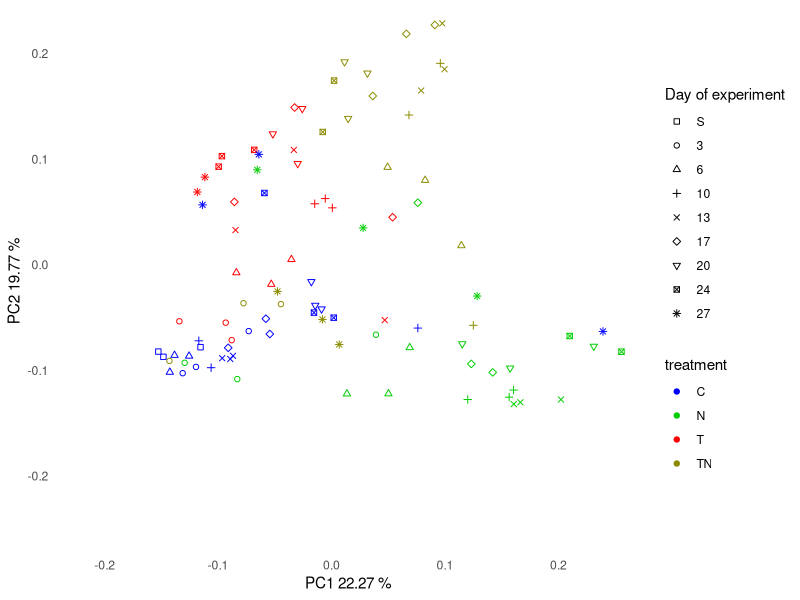
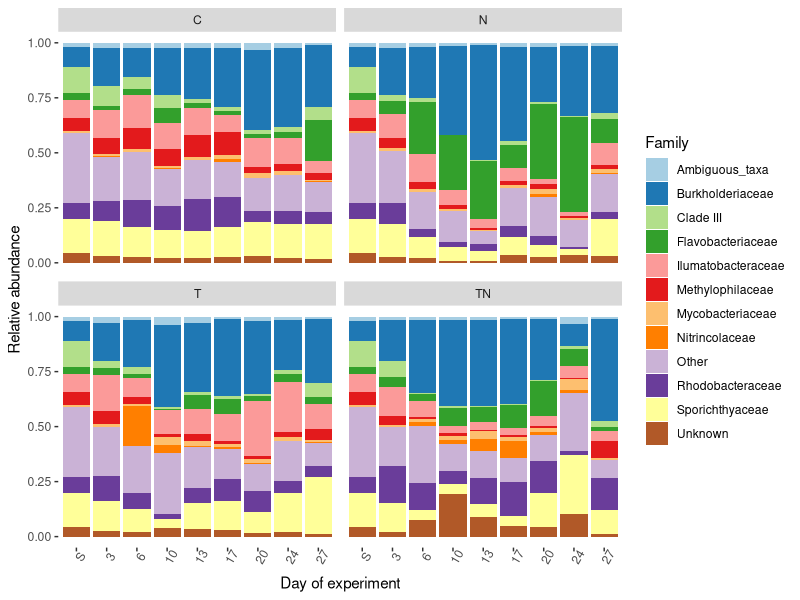
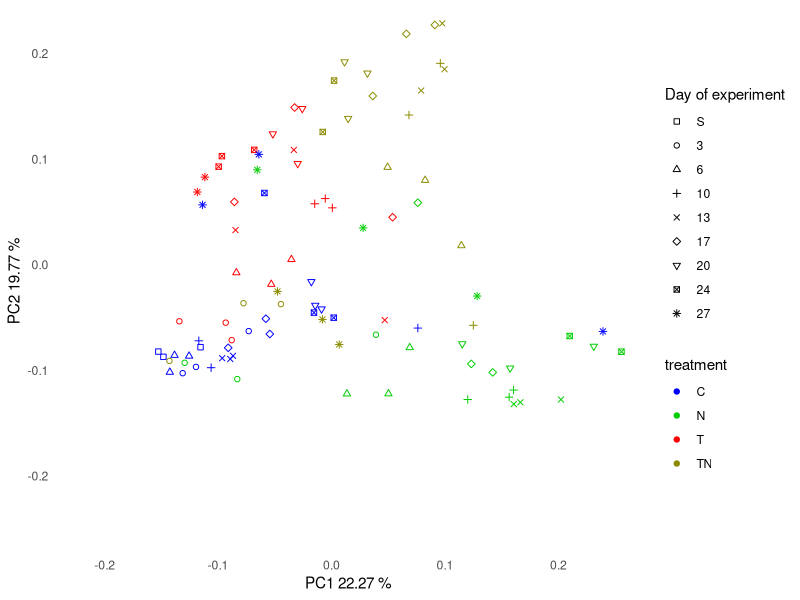
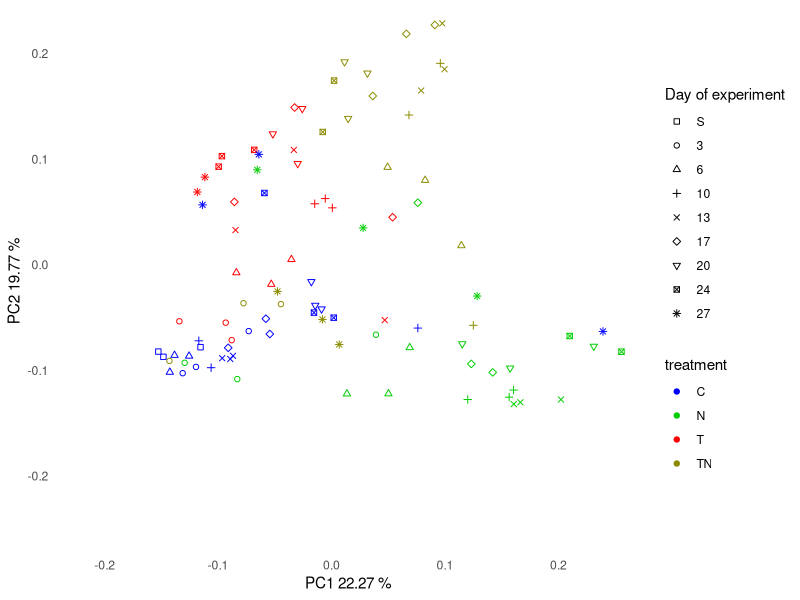
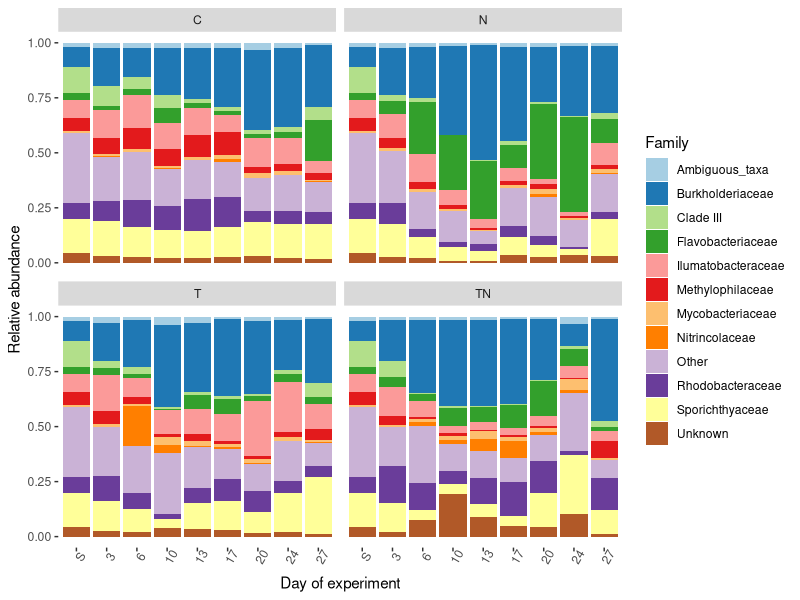

The R source for these figures, in order: (Note: this script raises an error after producing the figures.)
## ---- chunk 1
knitr::opts_chunk$set(echo = TRUE, warning = FALSE, message = F)
## ---- chunk 2
library(tidyverse)
library(vegan)
library(RColorBrewer)
library(pheatmap)
library(Hmisc)
library(grid)
## ---- chunk 3
GEOM_COL_COLOURS = c(
  RColorBrewer::brewer.pal(12, name = 'Paired')) # Setting colour scheme vector.
## ---- chunk 4
taxonomy <- read_tsv("../data/taxonomy.tsv") %>%
  separate(Taxon, c("domain", "phylum", "class", "order","family","genus","species"), sep =";") %>%
  replace_na(list(phylum = "Unknown", class = "Unknown", order = "Unknown", family = "Unknown", genus = "JUnknown", species = "Unknown")) %>%
  rename("Feature_ID" = "Feature ID") 
  
#Removing prefix in taxnomy names
taxonomy$domain <- gsub("D_[0-9]__","", taxonomy$domain)
taxonomy$phylum <- gsub("D_[0-9]__","", taxonomy$phylum)
taxonomy$class <- gsub("D_[0-9]__","", taxonomy$class)
taxonomy$order <- gsub("D_[0-9]__","", taxonomy$order)
taxonomy$family <- gsub("D_[0-9]__","", taxonomy$family)
taxonomy$genus <- gsub("D_[0-9]__","", taxonomy$genus)
taxonomy$species <- gsub("D_[0-9]__","", taxonomy$species)

#Filtering out chloroplasts and mitochondria
taxonomy <- taxonomy %>% 
            filter(order != "Chloroplast" & family != "Mitochondria") %>%
            mutate(ASV = paste0("ASV",row_number()))


abs_abu <- read_tsv("../data/feature-table.tsv") %>%
  gather(sample, abundance, 2:ncol(.)) %>% #Creating a long format instead of wide
  rename("Feature_ID" = "OTU ID") %>% # Renaming
  inner_join(taxonomy, by = "Feature_ID")  %>% #joining in taxonomic information
  filter(order != "Chloroplast" & family != "Mitochondria") %>% 
  select(Feature_ID, sample, abundance)

#Days : 0, 3, 6, 10, 13, 17, 20, 24, 27
sample_key <- read_tsv("../data/sample_key.tsv") %>%
  separate(replicate, c("treatment", "replicate"), sep = -1) 
  
sample_key$treatment <- sub(2,"", sample_key$treatment)

#Reading in the file and matching the names
mu <- read_tsv("../data/mu.tsv") %>%
  rename(timepoint = "Sampling", treatment = "Treatment", replicate = "Replicate") %>%
  mutate(timepoint = str_replace(timepoint, "^","T"), 
         tre_rep = paste(timepoint, treatment, replicate, sep = ""))

#Respiration values and creating common variable to join in other df (tre_rep)
Rm <- read_tsv("../data/Rm_values.tsv") %>%
   mutate(tre_rep = paste(timepoint, treatment, replicate, sep = "")) 
## ---- chunk 5
pca <- decostand(
as.matrix(
  abs_abu %>%
  inner_join(sample_key, by = "sample") %>%
  mutate(tre_rep = paste(timepoint, treatment, replicate, sep = "")) %>%
  #group_by(tre_rep) %>%
  #mutate(relab = abundance/sum(abundance)) %>% #Relative abundance not used due to hellinger.
  #ungroup() %>%
  select(Feature_ID, tre_rep, abundance) %>%
  spread(Feature_ID, abundance, fill = 0) %>%
  column_to_rownames("tre_rep")
), method = "hellinger"
) %>%
  vegan::rda()

eigenvalues <- as.data.frame(pca$CA$eig) %>%
    rownames_to_column("PC_axes") %>%
    rename(eigenvalues = "pca$CA$eig") %>%
    mutate(eigenvalues_variation_explained = (eigenvalues/sum(eigenvalues) * 100))

#Shape legend
shapes = c(0,1,2,3,4,5,6,7,8)

#Running and plotting PCA
as.data.frame(pca$CA$u) %>%
  rownames_to_column("tre_rep") %>%
  inner_join(sample_key %>% mutate(tre_rep = paste(timepoint, treatment, replicate, sep = "")), by = "tre_rep") %>%
  mutate(day = case_when(
                      timepoint == "T0" ~ "S",
                      timepoint == "T1" ~ "3",
                      timepoint == "T2" ~ "6",
                      timepoint == "T3" ~ "10",
                      timepoint == "T4" ~ "13",
                      timepoint == "T5" ~ "17",
                      timepoint == "T6" ~ "20",
                      timepoint == "T7" ~ "24",
                      timepoint == "T8" ~ "27",
                      TRUE ~ ""
  )) %>% 
    mutate(day = fct_relevel(day,
                             "S","3","6","10","13","17","20","24","27")
           ) %>% 
  ggplot(mapping = aes(x = PC1, y = PC2)) +
  geom_point(aes(shape = day, colour = treatment)) +
   xlab(paste("PC1", round(eigenvalues$eigenvalues_variation_explained[1], digits = 2),"%", sep = " ")) +
    ylab(paste("PC2", round(eigenvalues$eigenvalues_variation_explained[2], digits = 2),"%", sep = " ")) +
  coord_cartesian(xlim = c(-0.22, 0.25), ylim= c(-0.25, 0.22)) +
  scale_colour_manual(values = c("blue","green3","red","yellow4")) +
   scale_shape_manual("Day of experiment", values=shapes) +
   theme_minimal() +
     theme(panel.grid = element_blank()) 
  
ggsave("../results/hell_counts_PCA.pdf") 
ggsave("../results/hell_counts_PCA.png")
  
## ---- chunk 6
top12 <- abs_abu %>%
  inner_join(sample_key, by = "sample") %>%
  mutate(tre_rep = paste(timepoint, treatment, replicate, sep = "")) %>%
  group_by(tre_rep) %>%
  mutate(relab = abundance/sum(abundance)) %>%
  ungroup() %>% # 869376 rows
  inner_join(taxonomy, by = "Feature_ID")  %>%# 869376 rows
  group_by(family) %>%
  summarise(sum_relab = sum(relab)) %>%
  ungroup() %>%
  arrange(desc(sum_relab)) %>%
  slice(1:12) %>%
  .$family

# Removing the uncultured category, so that it ends up in the "other" category later
top12 = top12[-10] 

#Creating a separate dataframe for Timepoint zero to append, as it is only present in one treatment.
T0 <- abs_abu %>%
  inner_join(sample_key, by = "sample") %>%
  mutate(tre_rep = paste(timepoint, treatment, replicate, sep = "")) %>%
  group_by(tre_rep) %>%
  mutate(relab = abundance/sum(abundance)) %>%
  ungroup() %>% # 869376 rows
  group_by(timepoint, treatment, Feature_ID) %>%
  summarise(relab = mean(relab)) %>%
  ungroup() %>%
  inner_join(taxonomy, by = "Feature_ID")  %>% # 869376 rows
  #mutate(new_phylum = ifelse(grepl("Proteobacteria", phylum), paste0(class, sep = ""), paste0(phylum))) %>%
  mutate(Group = ifelse(family %in% top12, paste0(family), "Other")) %>%
  group_by(timepoint, treatment, Group) %>%
  summarise(sum_relab = sum(relab)) %>%
  ungroup() %>%
  filter(timepoint == "T0")

#All together
abs_abu %>%
  inner_join(sample_key, by = "sample") %>%
  mutate(tre_rep = paste(timepoint, treatment, replicate, sep = "")) %>%
  group_by(tre_rep) %>%
  mutate(relab = abundance/sum(abundance)) %>%
  ungroup() %>% # 869376 rows
  group_by(timepoint, treatment, Feature_ID) %>%
  summarise(relab = mean(relab)) %>%
  ungroup() %>%
  inner_join(taxonomy, by = "Feature_ID")  %>% # 869376 rows
  mutate(Group = ifelse(family %in% top12, paste0(family), "Other")) %>%
  group_by(timepoint, treatment, Group) %>%
  summarise(sum_relab = sum(relab)) %>%
  ungroup() %>%
  rbind(.,T0 %>% mutate(treatment = str_replace(treatment, "C","N"))) %>% #Adding timepoint0 to all other treaments
  rbind(.,T0 %>% mutate(treatment = str_replace(treatment, "C","T"))) %>%
  rbind(.,T0 %>% mutate(treatment = str_replace(treatment, "C","TN"))) %>% #407 rows
  mutate(day = ifelse(grepl("T0",timepoint),"S",   #Mutating in the day variable and ordering the days as factors
                ifelse(grepl("T1",timepoint),"3", 
                ifelse(grepl("T2", timepoint),"6",
                ifelse(grepl("T3",timepoint),"10",
                ifelse(grepl("T4",timepoint),"13",
                ifelse(grepl("T5",timepoint),"17",
                ifelse(grepl("T6", timepoint),"20",
                ifelse(grepl("T7", timepoint),"24","27"))))))))) %>%
  mutate(day = factor(day, levels = c("S","3","6","10","13","17","20","24","27"))) %>%
  ggplot(mapping = aes(x = day, y =sum_relab, fill = fct_relevel(Group, "other", after = 12))) +
  geom_col() +
  facet_wrap(~ treatment) +
  theme(axis.text.x = element_text(angle = 60), panel.background = element_blank()) +
  scale_fill_manual('Family', values = GEOM_COL_COLOURS) +
  ylab("Relative abundance") +
  xlab("Day of experiment") 
ggsave("../results/family_treatment_overview.pdf")
## ---- chunk 7
com_mat.hellinger <- decostand(as.matrix(
    abs_abu %>%
    inner_join(sample_key, by = "sample") %>%
    mutate(tre_rep = paste(timepoint, treatment, replicate, sep = "")) %>%
    #group_by(tre_rep) %>%
    #mutate(relab = abundance/sum(abundance)) %>%
    #ungroup() %>%
    filter(timepoint != "T0") %>%
    group_by(Feature_ID) %>%
    filter(abundance > 0) %>%
    ungroup() %>%
    semi_join(Rm %>% select(tre_rep, Rm_Rsb), by = "tre_rep") %>% #Reducing the data to only RM-included timepoints
    select(Feature_ID,tre_rep, abundance) %>%
    spread(Feature_ID, abundance, fill = 0) %>%
    column_to_rownames("tre_rep")
  ),
  method = "hellinger")

com_mat.hellinger.bray <- vegdist(com_mat.hellinger, method = "bray")

explanatory_df <- abs_abu %>%
  inner_join(sample_key, by = "sample") %>%
  mutate(tre_rep = paste(timepoint, treatment, replicate, sep = "")) %>%
  group_by(tre_rep) %>%
  mutate(relab = abundance/sum(abundance)) %>%
  ungroup() %>%
   filter(timepoint != "T0") %>%
   group_by(Feature_ID) %>%
    filter(relab > 0) %>%
    ungroup() %>%
  select(Feature_ID,tre_rep, relab, treatment) %>%
  spread(Feature_ID, relab, fill = 0) %>%
  select(tre_rep, treatment) %>%
  inner_join(Rm %>% select(Rm_Rsb, tre_rep), by = "tre_rep") 

com_mat.ado <-adonis(formula = com_mat.hellinger ~ treatment, data = explanatory_df, method = "bray")

com_mat.ado

#Function to do PERMANOVA for all treatments easy

treat_ado <- function(i,j) {

com_mat.hellinger <- decostand(as.matrix(
    abs_abu %>%
    inner_join(sample_key, by = "sample") %>%
    mutate(tre_rep = paste(timepoint, treatment, replicate, sep = "")) %>%
    #group_by(tre_rep) %>%
    #mutate(relab = abundance/sum(abundance)) %>%
    #ungroup() %>%
    filter(timepoint != "T0") %>%
    filter(treatment %in% c(i,j)) %>%
    group_by(Feature_ID) %>%
    filter(abundance > 0) %>%
    ungroup() %>%
    semi_join(Rm %>% select(tre_rep, Rm_Rsb), by = "tre_rep") %>% #Reducing the data to only RM-included timepoints
    select(Feature_ID,tre_rep, abundance) %>%
    spread(Feature_ID, abundance, fill = 0) %>%
    column_to_rownames("tre_rep")
  ),
  method = "hellinger")

com_mat.hellinger.bray <- vegdist(com_mat.hellinger, method = "bray")

explanatory_df <- abs_abu %>%
  inner_join(sample_key, by = "sample") %>%
  mutate(tre_rep = paste(timepoint, treatment, replicate, sep = "")) %>%
  group_by(tre_rep) %>%
  mutate(relab = abundance/sum(abundance)) %>%
  ungroup() %>%
   filter(timepoint != "T0") %>%
   group_by(Feature_ID) %>%
    filter(relab > 0) %>%
    ungroup() %>%
  select(Feature_ID,tre_rep, relab, treatment) %>%
  spread(Feature_ID, relab, fill = 0) %>%
  select(tre_rep, treatment) %>%
  inner_join(Rm %>% select(Rm_Rsb, tre_rep), by = "tre_rep") %>%
  filter(treatment %in% c(i,j))

adonis(formula = com_mat.hellinger ~ treatment, data = explanatory_df, method = "bray")
}


hmm <- treat_ado("N", "C") # R2 = 0.13, P = 0.001

df <- hmm$aov.tab %>%
  select(5,6) %>%
  slice(1) %>%
  mutate(treat1 = "N") %>%
  mutate(treat2 = "C") 

rownames(df) <- 1


#Running the pairwise comparisons with two for-loops
treat = as.character(c("C","N","T","TN"))
for(i in treat){
  for(j in treat){
if (i == j) {next}
if (j == i) {next}
df <- rbind(df, treat_ado(i,j)$aov.tab %>%
  select(5,6) %>%
  slice(1)  %>%
  mutate(treat1 = i, treat2 = j) 
)
  }
}

#Selecting non-redundant comparisons and adding p-value error-correction.
df %>%
  as.data.frame() %>%
  mutate(comp = paste(treat1, treat2, sep = "_")) %>%
  rename(p = 2) %>%
  distinct(comp, R2, p) %>%
  filter(comp %in% c("N_C","N_T","N_TN","C_T","C_TN","T_TN")) %>%
  mutate(fdr = p.adjust(p, method = "fdr")) %>% 
  write_tsv("../results/pairwise_adonis.tsv")
## ---- chunk 8
#Ranking the top50 ASV's 
rank_asv <- abs_abu %>%
  inner_join(sample_key, by = "sample") %>%
  mutate(tre_rep = paste(timepoint, treatment, replicate, sep = "")) %>%
  group_by(tre_rep) %>%
  mutate(relab = abundance/sum(abundance)) %>%
  ungroup() %>%
  group_by(Feature_ID) %>%
  summarise(relab = mean(relab)) %>%
  ungroup() %>%
  arrange(desc(relab)) 

#Vector with top50 ASVs for filtering later
top50_ASV <- abs_abu %>%
  inner_join(sample_key, by = "sample") %>%
  mutate(tre_rep = paste(timepoint, treatment, replicate, sep = "")) %>%
  group_by(tre_rep) %>%
  mutate(relab = abundance/sum(abundance)) %>%
  ungroup() %>% # 869376 rows
  group_by(Feature_ID) %>%
  summarise(relab = mean(relab)) %>%
  ungroup() %>%
  arrange(desc(relab)) %>%
  slice(1:50) %>%
  .$Feature_ID

asv_relab <- abs_abu %>%
  inner_join(sample_key, by = "sample") %>%
  mutate(tre_rep = paste(timepoint, treatment, replicate, sep = "")) %>%
  group_by(tre_rep) %>%
  mutate(relab = abundance/sum(abundance)) %>%
  ungroup() %>% # 869376 rows
  inner_join(taxonomy, by = "Feature_ID")  %>% # 869376 rows
  group_by(Feature_ID,tre_rep) %>%
  summarise(sum_relab = sum(relab)) %>%
  ungroup() %>%
  filter(Feature_ID %in% top50_ASV)

my_mat <- asv_relab %>% 
  spread(Feature_ID, sum_relab, fill = 0) %>%
  inner_join(Rm %>% select(tre_rep, Rm_Rsb), by = "tre_rep") %>%
  column_to_rownames("tre_rep") %>%
  as.matrix()
  
res <- rcorr(my_mat)

#Function to turn the data into long format, taken from: http://www.sthda.com/english/wiki/correlation-matrix-a-quick-start-guide-to-analyze-format-and-visualize-a-correlation-matrix-using-r-software

flattenCorrMatrix <- function(cormat, pmat) {
  ut <- upper.tri(cormat)
  data.frame(
    row = rownames(cormat)[row(cormat)[ut]],
    column = rownames(cormat)[col(cormat)[ut]],
    cor  =(cormat)[ut],
    p = pmat[ut]
    )
}


#Significant ASV's related to maintenance respiration, relatively high correlation with Rm_Rsb, overrepresented in certain treatments?
Rm_ASV <- flattenCorrMatrix(res$r, res$P) %>%
  mutate(fdr = p.adjust(p, method = "bonferroni")) %>%
  filter(fdr <= 0.05) %>%
  filter(column == "Rm_Rsb") %>%
  select(row, cor) %>%
  .$row

Rm_ASV_values <- flattenCorrMatrix(res$r, res$P) %>%
  mutate(bonferroni = p.adjust(p, method = "bonferroni")) %>%
  filter(bonferroni <= 0.05) %>%
  filter(column == "Rm_Rsb") %>%
  select(row, cor, bonferroni) %>%
  rename(Feature_ID = "row", Rm_cor = "cor", bonferroni_Rm = "bonferroni")

#Creating the tahble with values
flattenCorrMatrix(res$r, res$P) %>%
  mutate(bonferroni = p.adjust(p, method = "bonferroni")) %>%
  filter(column == "Rm_Rsb") %>%
  select(row, cor, bonferroni, p) %>%
  rename(Feature_ID = "row", Rm_cor = "cor", bonferroni_p = "bonferroni") %>%
  arrange(desc(Rm_cor))  %>%
  inner_join(taxonomy %>% select(Feature_ID, ASV), by = "Feature_ID") %>%
  select(-Feature_ID) %>%
  select(ASV, Rm_cor, bonferroni_p, p) %>%
  write_tsv("../results/Rm_correlations.tsv")

  my_mat <- asv_relab %>% 
  spread(Feature_ID, sum_relab, fill = 0) %>%
  inner_join(mu %>% select(tre_rep, mu), by = "tre_rep") %>%
  column_to_rownames("tre_rep") %>%
  as.matrix()

res <- rcorr(my_mat)

#Significant ASV's related to mu, two negative and one positive, not very high correlations though.10 ASV's with around .5 in correlation, positive and negative. negative overrepresented in C-treatment? Positive in TN?
neg_corr_mu <- flattenCorrMatrix(res$r, res$P) %>%
  mutate(bonferroni = p.adjust(p, method = "bonferroni")) %>%
  filter(bonferroni <= 0.05) %>%
  filter(column == "mu") %>%
  filter(cor < 0) %>%
  rename(Feature_ID = "row") %>%
  inner_join(taxonomy %>% select(ASV, Feature_ID), by = "Feature_ID") %>%
  .$ASV

neg_corr_mu_values <- flattenCorrMatrix(res$r, res$P) %>%
  mutate(fdr = p.adjust(p, method = "bonferroni")) %>%
  filter(fdr <= 0.05) %>%
  filter(column == "mu") %>%
  filter(cor < 0) %>%
  rename(Feature_ID = "row", mu_cor = "cor", mu_bonferroni = "fdr") %>%
  select(-column, -p)

corr_ASV <- taxonomy %>% filter(Feature_ID %in% Rm_ASV) %>% .$ASV

#Interestingly enough the ones negatively correlated with mu is positively correlated with Rm_Rsb
match(neg_corr_mu, corr_ASV)

pos_corr_mu <- flattenCorrMatrix(res$r, res$P) %>%
  mutate(fdr = p.adjust(p, method = "bonferroni")) %>%
  filter(column == "mu") %>%
  filter(fdr <= 0.05 & cor > 0) %>%
  rename(Feature_ID = "row") %>%
  inner_join(taxonomy %>% select(ASV, Feature_ID), by = "Feature_ID") %>%
  .$ASV

#Creating the mu correlation table
flattenCorrMatrix(res$r, res$P) %>%
  mutate(bonferroni = p.adjust(p, method = "bonferroni")) %>%
  filter(column == "mu") %>%
  select(row, cor, bonferroni, p) %>%
  rename(Feature_ID = "row", mu_cor = "cor", bonferroni_p = "bonferroni") %>%
  arrange(desc(mu_cor))  %>%
  inner_join(taxonomy %>% select(Feature_ID, ASV), by = "Feature_ID") %>%
  select(-Feature_ID) %>%
  select(ASV, mu_cor, bonferroni_p, p) %>%
  write_tsv("../results/mu_correlations.tsv")

#
#Joining the correlation numbers for negative corr with mu and positive Rm together in a table

Rm_ASV_values %>%
  inner_join(neg_corr_mu_values, by = "Feature_ID") %>%
  inner_join(taxonomy %>% select(ASV, Feature_ID), by = "Feature_ID") %>%
  select(-Feature_ID) %>%
  rename(bonferroni_mu = "mu_bonferroni") %>%
  select(ASV, Rm_cor, bonferroni_Rm, mu_cor, bonferroni_mu) %>%
  write_tsv("../results/correlation_table.tsv")
## ---- chunk 9
top50_mat <- abs_abu %>%
  inner_join(sample_key, by = "sample") %>%
  mutate(tre_rep = paste(timepoint, treatment, replicate, sep = "")) %>%
  group_by(tre_rep) %>%
  mutate(relab = abundance/sum(abundance)) %>%
  ungroup() %>% # 869376 rows
  group_by(timepoint, treatment, Feature_ID) %>%
  summarise(relab = mean(relab)) %>%
  ungroup() %>%
  filter(timepoint != "T0") %>%
  semi_join(rank_asv %>% slice(1:50), by = "Feature_ID") %>%
  mutate(titre = paste(treatment, timepoint, sep = "_")) %>%
  select(Feature_ID, relab, titre) %>%
  spread(titre, relab, fill = 0) %>%
  inner_join(taxonomy %>% select(ASV, Feature_ID), by = "Feature_ID") %>%
  select(-Feature_ID) %>%
  column_to_rownames("ASV") %>%
  as.matrix()

#Pick out 12 most abundant families
top12f <- abs_abu %>%
  inner_join(sample_key, by = "sample") %>%
  mutate(tre_rep = paste(timepoint, treatment, replicate, sep = "")) %>%
  group_by(tre_rep) %>%
  mutate(relab = abundance/sum(abundance)) %>%
  ungroup() %>% # 869376 rows
  inner_join(taxonomy, by = "Feature_ID")  %>% # 869376 rows
  #mutate(family = ifelse(family == "uncultured", paste(order, family, sep = "_"), paste0(family))) %>%
  #mutate(family = ifelse(family == "Ambiguous_taxa",paste(order, family, sep = "_"), paste0(family))) %>%
  #mutate(family = ifelse(family == "Unknown",paste(order, family, sep = "_"), paste0(family))) %>%
  group_by(family) %>%
  summarise(sum_relab = sum(relab)) %>%
  ungroup() %>%
  arrange(desc(sum_relab)) %>%
  slice(1:12) %>%
  .$family

#Annotation dataframe for the pheatmap
ann_df <- rank_asv %>%
  slice(1:50) %>%
  inner_join(taxonomy, by = "Feature_ID") %>% 
  mutate(Group = ifelse(family %in% top12f, paste0(family), "Other")) %>%
  select(-relab, -Feature_ID) %>% 
  column_to_rownames("ASV") %>%
  mutate(Group = ifelse(Group == "uncultured", paste0("Unknown"), paste0(Group))) %>%
  select(Group) %>%
  arrange(Group) 

#Ordered by taxonomic group
ord <- match(rownames(ann_df), rownames(top50_mat))

unique(ann_df$Group)
##Custom annotations
#Group = c("Burkholderiaceae" = "#1F78B4", "Clade III" = "#B2DF8A", "Flavobacteriaceae" = "#33A02C", "Ilumatobacteraceae" = "#FB9A99", "Methylophilaceae" = "#E31A1C", "Mycobacteriaceae" = "#FDBF6F", "Nitrincolaceae" = "#FF7F00",  "Rhodobacteraceae" = "#CAB2D6", "Sporichthyaceae" = "#6A3D9A", "Other" = "#B15928" )


groups <-  unique(ann_df$Group)


#Pheatmap needs this type of format for assigning colours to groups if more than one, the vector matching here is used for me to quickly write it down myself in the next My_colour list below

#my_colour = list(Group = c(groups[1] = GEOM_COL_COLOURS[1],
                    #       groups[2] = GEOM_COL_COLOURS[2],
                    #       groups[3] = GEOM_COL_COLOURS[3],
                    #       groups[4] = GEOM_COL_COLOURS[4],
                    #       groups[5] = GEOM_COL_COLOURS[5], 
                    #       groups[6] = GEOM_COL_COLOURS[6],
                    #       groups[7] = GEOM_COL_COLOURS[7],
                     #      groups[8] = GEOM_COL_COLOURS[8],
                     #      groups[9] = GEOM_COL_COLOURS[9],
                      #     groups[10] = GEOM_COL_COLOURS[10],
                      #     groups[11] = GEOM_COL_COLOURS[11],
                      #     groups[12] = GEOM_COL_COLOURS[12])
 # ,
#  Treatment = c("C" = "blue", "N" = "green3", "T" = "red", "TN" = "yellow4")
#)
my_colour = list(Group = c("Ambiguous_taxa" = "#A6CEE3",
                           "Burkholderiaceae" = "#1F78B4",
                           "Clade III" = "#B2DF8A",
                           "Flavobacteriaceae" = "#33A02C",
                           "Ilumatobacteraceae" = "#FB9A99", 
                           "Methylophilaceae" = "#E31A1C",
                           "Mycobacteriaceae" = "#FDBF6F",
                           "Nitrincolaceae" = "#FF7F00",
                           "Other" = "#CAB2D6",
                           "Rhodobacteraceae" = "#6A3D9A",
                           "Sporichthyaceae" = "#FFFF99",
                           "Unknown" = "#B15928")
  ,
  Treatment = c("C" = "blue", "N" = "green3", "T" = "red", "TN" = "yellow4")
)

#apply(top50_mat[ord,], 1, max) ## Among the top50 only one ASV does not reach to 1% in at least one sample, so almost all can be considered abundant It is also clear that the ASV's with significant correlation to maintenance respiration is abundance in the C-treatment.

#Vector to pretty up the column labels
row_vec <- c(paste("C",seq(1,8), sep = ""), paste("N",seq(1,8), sep = ""), paste("T",seq(1,8), sep = ""), paste("TN",seq(1,8), sep = ""))

#MAKE TREATMENT VECTOR
Treatment <- c("C","C","C","C","C","C","C","C","N","N","N","N","N","N","N","N","T","T","T","T","T","T","T","T","TN","TN","TN","TN","TN","TN","TN","TN")


#Connecting the annotation column by adding rownames to match colnames in matrix
ann_col <- data.frame(Treatment)
rownames(ann_col) <- colnames(top50_mat)
row_vec <- rep(c("3","6","10","13","17","20","24","27"), times = 4)

#The pheatmap with added x-label
pdf("../results/top50_updated.pdf")
 #Alternative version
 pheatmap(top50_mat, annotation_row = ann_df, annotation_col = ann_col, cluster_cols = F, cluster_rows = T, clustering_distance_rows = "correlation", gaps_col = c(8,16,24), annotation_color = my_colour, fontsize = 8, 
          labels_row = case_when(
            rownames(top50_mat) %in% corr_ASV ~ paste0(rownames(top50_mat),"*"),
                           rownames(top50_mat) %in% pos_corr_mu ~ paste0(rownames(top50_mat),"#"),
                           TRUE ~ rownames(top50_mat)
            ), cellwidth = 7, cellheight = 7, fontsize_row = 8, fontsize_col = 6, annotation_names_row = F, width = 7, height = 7,treeheight_row = 15, labels_col = row_vec, angle_col = 90)
grid.text("Day of experiment" , x= 0.355, y = 0.1, gp = gpar(fontsize = 12))
grid.text("ASV" , x= 0.03, y = 0.50, gp = gpar(fontsize = 12), rot = 90)
dev.off()

## ---- chunk 10
#Creating community mat
mantel_mat <- abs_abu %>%
  inner_join(sample_key, by = "sample") %>%
  mutate(tre_rep = paste(timepoint, treatment, replicate, sep = "")) %>%
  group_by(tre_rep) %>%
  mutate(relab = abundance/sum(abundance)) %>%
  ungroup() %>% # 869376 rows
  inner_join(taxonomy, by = "Feature_ID")  %>% # 869376 rows
  group_by(Feature_ID,tre_rep) %>%
  summarise(sum_relab = sum(relab)) %>%
  ungroup() %>%
  spread(Feature_ID, sum_relab, fill = 0) %>%
  inner_join(mu %>% select(tre_rep, mu), by = "tre_rep") %>%
  column_to_rownames("tre_rep") %>%
  as.matrix()

#Calculate bray-curtis distances on the community (exclude the mu from df)
com_dist <- vegdist(mantel_mat[1:nrow(mantel_mat),1:9056], method = "bray")

#Euclidean distance for env. vector
env_dist <- vegdist(mantel_mat[1:nrow(mantel_mat),9057], method = "euclidean")

#The test - it works and show a somewhat weak correlation between community and mu, but check other variables.

result <- mantel(com_dist, env_dist, method = "spearman")

result
## ---- chunk 11
sessionInfo()
